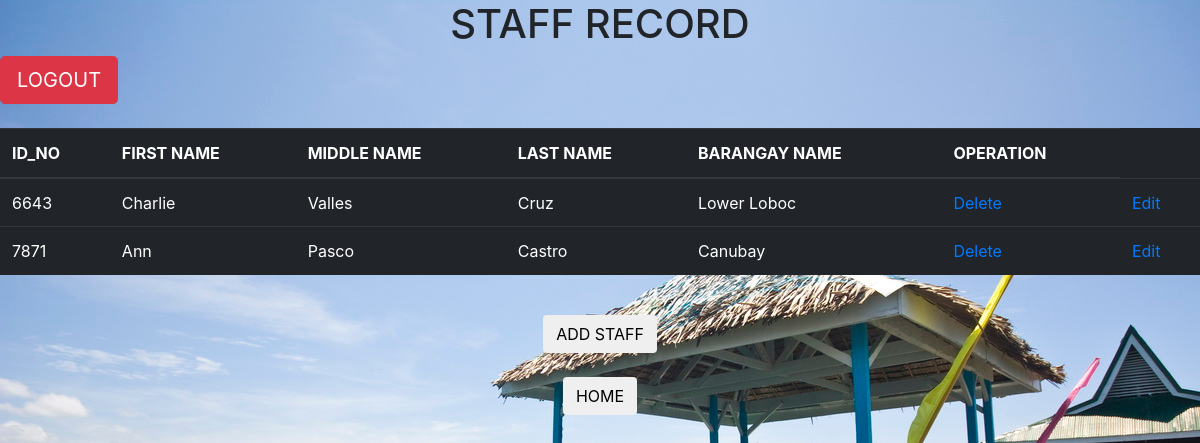
/Lstaff.php, run on the app's committed database.
### tables this page shows
CREATE TABLE `staff` (
  `staff_id` int(50) NOT NULL,
  `Firstname` varchar(50) NOT NULL,
  `Middlename` varchar(50) NOT NULL,
  `Lastname` varchar(50) NOT NULL,
  `barangay_id` int(50) DEFAULT NULL
);

CREATE TABLE `barangay` (
  `barangay_id` int(50) NOT NULL,
  `barangay_name` varchar(50) NOT NULL
);

### Lstaff.php (the view, shortened to what this page needs)
<?php
require 'config.php';
	$sql = "SELECT * FROM staff, barangay WHERE staff.staff_id = staff.staff_id AND barangay.barangay_id = staff.barangay_id";
	$records=mysqli_query($con,$sql);
?>
<!DOCTYPE html>
<html>
	<link rel="stylesheet" href="bootstrap/css/bootstrap.min.css">
<body>
	  <center><h1>STAFF RECORD</h1></center>
	  <a href ="index.php"><input class="btn btn-danger btn-lg" type="button" id="list_btn" value="LOGOUT"/></a>
	  <table class="table table-dark">
	  <thead>
      	<tr>
		<br>
      		<th scope="col">ID_NO</th>
      		<th scope="col">FIRST NAME</th>
      		<th scope="col">MIDDLE NAME</th>
      		<th scope="col">LAST NAME</th>
			<th scope="col">BARANGAY NAME</th>
			<th scope="col">OPERATION</th>
      	</tr>
		</thead>
	       	<?php
      		while($information=mysqli_fetch_assoc($records)){
      			echo "<tr>";?>
						<tr>
							<td><?php echo $information['staff_id']?></td>
							<td><?php echo $information['Firstname']?></td>
							<td><?php echo $information['Middlename']?></td>
							<td><?php echo $information['Lastname']?></td>
							<td><?php echo $information['barangay_name']?></td>
							<td>
							<a href="Dstaff.php?delete_id=<?php echo $information['staff_id']; ?>">Delete</i></a>
						</td>
						<td>
							<a href="Estaff.php?edit_id=<?php echo $information['staff_id']; ?>">Edit</i></a>
						</td>
					</tr>
					</tr>
    	<?php
    		}
      	?>
      	</table>
      					<center><br><a href ="Astaff.php"><input class="btn" type="button" id="list_btn" value="ADD STAFF"/></br></a>
						<br><a href ="admin.php"><input class="btn" type="button" id="list_btn" value="HOME"/></a></br></center>
</body>
</html>

### Lstaff.php (style rules this page uses)
body { background-image: url(ss.jpg); }

### data on the page
staff: staff_id "6643", Firstname "Charlie", Middlename "Valles", Lastname "Cruz", barangay.barangay_name "Lower Loboc"
staff: staff_id "7871", Firstname "Ann", Middlename "Pasco", Lastname "Castro", barangay.barangay_name "Canubay"
